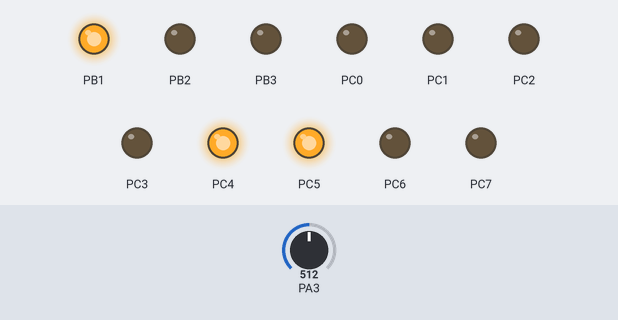
The program below on a simulated ATmega32, built with avr-gcc and emulated at 1 MHz. Parts: output pins drawn as LEDs (lit = HIGH). The inputs (shaded band) are chosen by the test bench; at power-on: PA3 = 512.

Above: at 6.1 s.
9.2 s: PA3 set to 716
At 14.8 s:
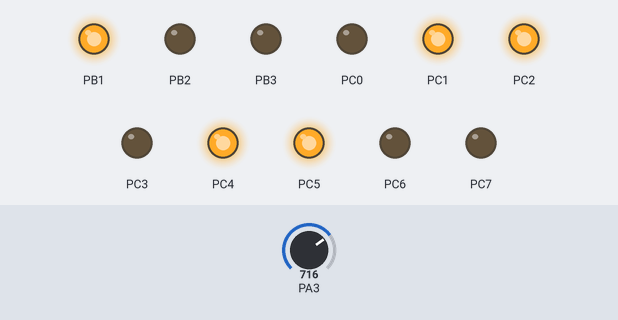
15.1 s: PA3 set to 900
At 18.7 s:
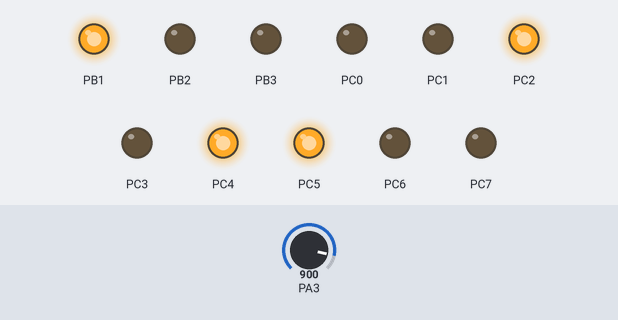
25.8 s: PA3 set to 1023
At 29.5 s:
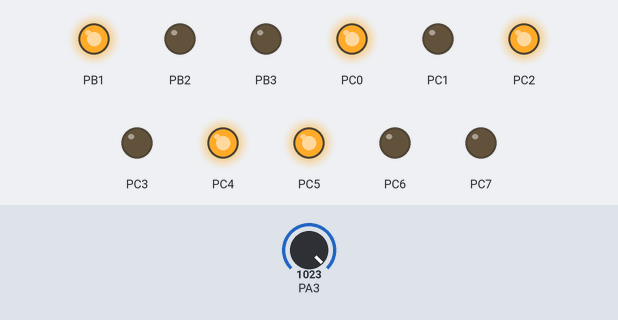
34.5 s: PA3 set to 6
At 37.0 s:
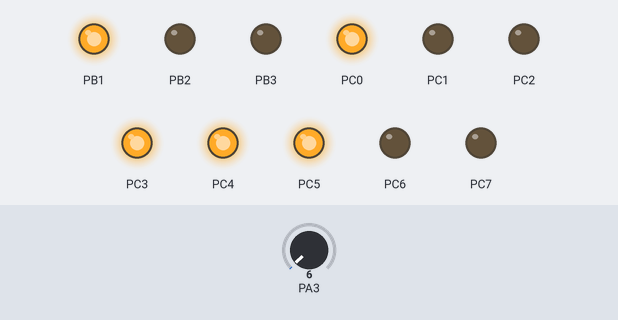
44.8 s: PA3 set to 0
50.7 s: PA3 set to 26
Timing chart, 0 to 57.6 s (numbered marks = the images above; inputs shaded):
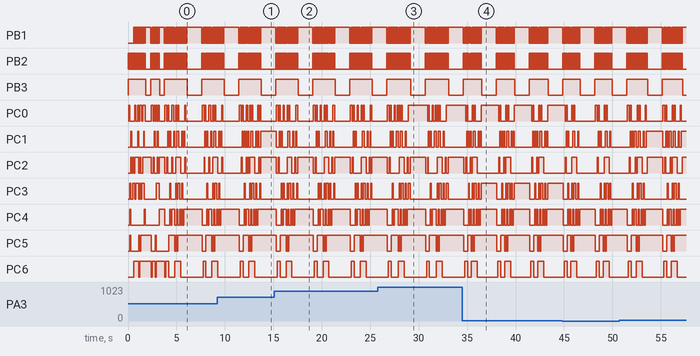

Measured:
- by itself, PB1: repeats every 3.8 s: 8 × (HIGH 0.05 s, LOW 0.05 s), HIGH 0.05 s, LOW 0.15 s, 11 × (HIGH 0.05 s, LOW 0.05 s), HIGH 1.6 s, LOW 0.15 s
- by itself, PB2: repeats every 3.8 s: HIGH 0.05 s, LOW 1.6 s, 22 × (HIGH 0.05 s, LOW 0.05 s)
- by itself, PB3: alternates HIGH for 2.3 s and LOW for 1.5 s
- by itself, PC2: repeats every 3.8 s: HIGH 0.10 s, LOW 0.81 s, HIGH 0.51 s, LOW 0.30 s, HIGH 0.10 s, LOW 0.20 s, HIGH 1.6 s, LOW 0.20 s
- by itself, PC5: repeats every 3.8 s: HIGH 0.61 s, LOW 0.10 s, HIGH 0.10 s, LOW 0.10 s, HIGH 2.5 s, LOW 0.40 s
- by itself, PC6: repeats every 3.8 s: LOW 0.61 s, HIGH 0.61 s, LOW 2.3 s, HIGH 0.30 s
- by itself, PC7: alternates HIGH for 0.10 s and LOW for 3.7 s
- by itself, PC1: repeats every 3.8 s: HIGH 0.10 s, LOW 0.10 s, HIGH 0.10 s, LOW 0.61 s, HIGH 0.20 s, LOW 0.30 s, HIGH 0.10 s, LOW 0.20 s, HIGH 0.10 s, LOW 2.0 s

The program:

main.c
```c
/*
 * Driver.c
 *
 * Created: 12/14/2023 4:15:58 PM
 * Author : mahmo
 */

#include "LCD.h"
#include "Keypad.h"
#include "EXTI.h"
#include "DIO.h"
#include "ADC.h"

int main(void)
{
	uint16_t data;
	uint32_t volt;
	Lcd_init();
	Send_string("HELLO Mahmoud");
	_delay_ms(500);
	LCD_clear_screen();
	ADC_INIT(AVCC,Division64);

	Send_string("ADC INIT");
	_delay_ms(500);
	LCD_clear_screen();

	while(1){
		//gotoXY(0,0);
		Send_string("ADC : ");
		data=ADC_READ(Ch3);
		LCD_WRITE_NUMBER(data);
		gotoXY(2,0);
		Send_string("mVolt : ");
		volt=(uint32_t)data*5000/1024;
		LCD_WRITE_NUMBER(volt);
		_delay_ms(1500);
		LCD_clear_screen();

	}

}
```

Keypad.c
```c
/*
 * Keypad.c
 *
 * Created: 12/6/2023 7:20:59 PM
 *  Author: mahmo
 */


#include "Keypad.h"

int Row []={R0,R1,R2,R3};
int Culom []={C0,C1,C2,C3};


void Keypad_Init (void){
	Keypad_control &= ~((1<<R0)|(1<<R1)|(1<<R2)|(1<<R3));
	Keypad_control |=((1<<C0)|(1<<C1)|(1<<C2)|(1<<C3));
	Keypad=0xFF;
}
unsigned char Keypad_Result (void){
	int i,j;
	for (i=0;i<4;i++)
	{
		Keypad |= ((1<<Culom[0]) | (1<<Culom[1]) | (1<<Culom[2]) | (1<<Culom[3]));
		Keypad &=~(1<<Culom[i]);
		for(j = 0; j < 4; j++){
			if (!(Keypad_Pin & (1 << Row[j])))
			{
				while(!(Keypad_Pin & (1 << Row[j])));
				switch(i){
					case (0):
					if (j == 0) return '7';
					else if (j == 1) return '4';
					else if (j == 2) return '1';
					else if (j == 3) return '?';
					break;
					case (1):
					if (j == 0) return '8';
					else if (j == 1) return '5';
					else if (j == 2) return '2';
					else if (j == 3) return '0';
					break;
					case (2):
					if (j == 0) return '9';
					else if (j == 1) return '6';
					else if (j == 2) return '3';
					else if (j == 3) return '=';
					break;
					case (3):
					if (j == 0) return '/';
					else if (j == 1) return '*';
					else if (j == 2) return '-';
					else if (j == 3) return '+';
					break;
				}
			}
		}
	}
	return 'A';

}
```

LCD.c
```c
/*
 * LCD.c
 *
 * Created: 12/6/2023 7:20:32 PM
 *  Author: mahmo
 */


#include "LCD.h"
/*void Kick (void){
	lcd_control |=(1<<E_switch);
	_delay_ms(50);
	lcd_control &= ~(1<<E_switch);

}*/
/*void Lcd_ispusy (void){
	//_delay_ms(20);
	Dir_lcd_port &=~(0xFF<<Shift);
	lcd_control |=(1<<RW_switch);
	lcd_control &= ~(1<<RS_switch);
	Kick();
	Dir_lcd_port=0xFF;
	lcd_control &= ~(1<<RW_switch);

}*/
void LCD_lcd_kick(){
	lcd_control |= (1 << E_switch);
	_delay_ms(50);
	lcd_control &= ~(1 << E_switch);
}

void LCD_check_lcd_isbusy(){
	Dir_lcd_port &= ~(0xFF<<Shift);
	lcd_control |= (1 << RW_switch);
	lcd_control &= ~(1 << RS_switch);
	LCD_lcd_kick();
	Dir_lcd_port |= (0xFF<<Shift);
	lcd_control &= ~(1 << RW_switch);

}


void Send_command (unsigned char command){

	LCD_check_lcd_isbusy();
	#ifdef EIGHT_BIT_MODE
	Dir_lcd_control |= ((1<<RW_switch)|(1<<RS_switch));
	lcd_control &= ~((1<<RW_switch)|(1<<RS_switch));
	lcd_port=command;
	_delay_ms(1);
	LCD_lcd_kick();
    #endif
	#ifdef FOUR_BIT_MODE
	LCD_check_lcd_isbusy();
	lcd_port = command;
	lcd_control &= ~((1 << RS_switch) | (1<<RW_switch));
	_delay_ms(1);
	LCD_lcd_kick();
	#endif
	#ifdef FOUR_BIT_MODE
	LCD_check_lcd_isbusy();
	lcd_port = (lcd_port & 0x0F) | (command & 0xF0);
	lcd_control &= ~ ((1<<RW_switch)|(1<<RS_switch));
	LCD_lcd_kick ();
	lcd_port = (lcd_port & 0x0F) | (command << 4);
	lcd_control &= ~ ((1<<RW_switch)|(1<<RS_switch));
	LCD_lcd_kick();
    #endif


}
void LCD_clear_screen(){
	Send_command(LCD_CLEAR_SCREEN);
}
void Lcd_init (){
	_delay_ms(20);
	//Lcd_ispusy();
	Dir_lcd_control |= ((1<<RW_switch)|(1<<RS_switch)|(1<<E_switch));
	lcd_control &= ~((1<<RW_switch)|(1<<RS_switch)|(1<<E_switch));
	Dir_lcd_port = 0xFF;
	_delay_ms(15);
	LCD_clear_screen();
	#ifdef EIGHT_BIT_MODE
	   Send_command(LCD_FUNCTION_8BIT_2LINES);
	#endif
	#ifdef FOUR_BIT_MODE
	Send_command(0x02);
	Send_command(LCD_FUNCTION_4BIT_2LINES);
    #endif
	Send_command(LCD_ENTRY_MODE);
	Send_command(LCD_BEGIN_AT_FIRST_ROW);
	Send_command(LCD_DISP_ON);


}
/*void LCD_INIT(){
	_delay_ms(20);
	Dir_lcd_control |= (1<<E_switch | 1<<RS_switch | 1<<RW_switch);
	lcd_control &= ~ (1<<E_switch | 1<<RS_switch | 1<<RW_switch);
	Dir_lcd_port = 0xFF;
	_delay_ms(15);
	LCD_clear_screen();
	#ifdef EIGHT_BIT_MODE
	Send_command(LCD_FUNCTION_8BIT_2LINES);
	#endif
	#ifdef FOUR_BIT_MODE
	#endif
	Send_command(LCD_ENTRY_MODE);
	Send_command(LCD_BEGIN_AT_FIRST_ROW);
	Send_command(LCD_DISP_ON_CURSOR_BLINK);
}*/


/*void Send_char (unsigned char data){

	#ifdef EIGHT_BIT_MODE
	Lcd_ispusy();
	Dir_lcd_control |= ((1<<RW_switch)|(1<<RS_switch));
	lcd_control &= ~(1<<RW_switch);
	lcd_control |=(1<<RS_switch);
	PORTA=data;
	_delay_ms(1);
	Kick();
	#endif
	#ifdef FOUR_BIT_MODE
	#endif
}*/
void LCD_WRITE_CHAR(unsigned char character){
	#ifdef EIGHT_BIT_MODE
	LCD_check_lcd_isbusy();
	lcd_port = character;
	lcd_control &= ~(1 << RW_switch);
	lcd_control |= (1 << RS_switch);
	_delay_ms(1);
	LCD_lcd_kick();
	#endif
	#ifdef FOUR_BIT_MODE
	//LCD_check_lcd_isbusy();
	lcd_port = (lcd_port & 0x0F) | (character & 0xF0);
	lcd_control |= 1<<RS_switch; //turn RS ON for Data mode.
	lcd_control &= ~ (1<<RW_switch);//turn RW off so you can write.
	LCD_lcd_kick();
	lcd_port = (lcd_port & 0x0F) | (character << 4);
	lcd_control |= 1<<RS_switch; //turn RS ON for Data mode.
	lcd_control &= ~ (1<<RW_switch);//turn RW off so you can write.
	LCD_lcd_kick ();
	#endif
}
void gotoXY (unsigned char line,unsigned char posetion){
	if(line==2){
		if (posetion < 16 && posetion >= 0)
		{
			Send_command(LCD_BEGIN_AT_SECOND_ROW+posetion);
		}

	}else if(line==1){
		if (posetion < 16 && posetion >= 0)
		{
			Send_command(LCD_BEGIN_AT_FIRST_ROW+posetion);
		}
	}
}
void Send_string (char* data){
	int count=0;
	while (*data>0)
	{

		LCD_WRITE_CHAR(*data++);
		count++;
		if (count==16)
		{
			gotoXY(2,0);
	     }else if (count==32)
	    {
		   LCD_clear_screen();
		   gotoXY(1,0);
		   count = 0;
	    }
	}
}
void LCD_WRITE_S_CHAR (unsigned char* data, uint8_t position){
	Send_command(0x40);
	uint8_t i;
	for(i=0;i<8;i++){
		LCD_WRITE_CHAR(data[i]);
	}
	gotoXY(1,position);
	LCD_WRITE_CHAR(0);
}
void LCD_WRITE_NUMBER (uint32_t data){
	char string_number[20];
	sprintf(string_number,"%d",data);
	Send_string(string_number);
}
```

Keypad.h
```c
/*
 * Keypad.h
 *
 * Created: 12/6/2023 7:19:56 PM
 *  Author: mahmo
 */


#ifndef KEYPAD_H_
#define KEYPAD_H_

#include "DIO.h"
#include <util/delay.h>

#define Keypad *PORTC
#define Keypad_control *DDRC
#define Keypad_Pin *PINC


#define R0 0
#define R1 1
#define R2 2
#define R3 3
#define C0 4
#define C1 5
#define C2 6
#define C3 7

void Keypad_Init (void);
unsigned char Keypad_Result (void);


#endif /* KEYPAD_H_ */
```

LCD.h
```c
/*
 * IncFile1.h
 *
 * Created: 12/6/2023 7:19:16 PM
 *  Author: mahmo
 */


#ifndef LCD_H_
#define LCD_H_

#include "DIO.h"
#include <util/delay.h>
#define F_CPU 1000000UL

//LCD PORT
#define lcd_port *PORTC
#define Dir_lcd_port *DDRC

//(RS_RW_Enabel) PORT
#define lcd_control *PORTB
#define Dir_lcd_control *DDRB

//
#define RS_switch 1
#define RW_switch 2
#define E_switch 3
#define Shift 0
#define EIGHT_BIT_MODE
//#define FOUR_BIT_MODE

#define LCD_FUNCTION_8BIT_2LINES   					(0x38)
#define LCD_FUNCTION_4BIT_2LINES   					(0x28)
#define LCD_MOVE_DISP_RIGHT       					(0x1C)
#define LCD_MOVE_DISP_LEFT   						(0x18)
#define LCD_MOVE_CURSOR_RIGHT   					(0x14)
#define LCD_MOVE_CURSOR_LEFT 	  					(0x10)
#define LCD_DISP_OFF   								(0x08)
#define LCD_DISP_ON_CURSOR   						(0x0E)
#define LCD_DISP_ON_CURSOR_BLINK   					(0x0F)
#define LCD_DISP_ON_BLINK   						(0x0D)
#define LCD_DISP_ON   								(0x0C)
#define LCD_ENTRY_DEC   							(0x04)
#define LCD_ENTRY_DEC_SHIFT   						(0x05)
#define LCD_ENTRY_INC_   							(0x06)
#define LCD_ENTRY_INC_SHIFT   						(0x07)
#define LCD_BEGIN_AT_FIRST_ROW						(0x80)
#define LCD_BEGIN_AT_SECOND_ROW						(0xC0)
#define LCD_CLEAR_SCREEN							(0x01)
#define LCD_ENTRY_MODE								(0x06)

//FUNCTION

void Lcd_init ();
void LCD_check_lcd_isbusy (void);
void LCD_lcd_kick (void);
void Send_command (unsigned char command);
void LCD_WRITE_CHAR (unsigned char data);
void LCD_WRITE_NUMBER (uint32_t data);
void LCD_WRITE_S_CHAR (unsigned char* data,uint8_t position);
void Send_string (char* data);
void gotoXY (unsigned char line,unsigned char posetion);
void LCD_clear_screen();


#endif /* LCD_H_ */
```

ADC.c
```c
/*
 * ADC.c
 *
 * Created: 2/6/2024 1:11:43 PM
 *  Author: mahmo
 */
#include "ADC.h"
void ADC_INIT (Type_volt Volt,Prescaler prescaler){
	switch (Volt)
	{
	case AREF:
	    *ADMUX |=(0b00<<6);
		break;
	case AVCC:
	    *ADMUX |=(0b01<<6);
	    break;
	case AV256:
	     *ADMUX |=(0b11<<6);
	     break;
	}
	//Prescaler
	/*  Bits 2:0   ADPS2:0: ADC Prescaler Select Bits
	These bits determine the division factor between the XTAL frequency and the input clock to the
	ADC.*/

	*ADCSRA&=0xf8;
	*ADCSRA|=prescaler;
	/*
	  Bit 7   ADEN: ADC Enable
	Writing this bit to one enables the ADC. By writing it to zero, the ADC is turned off. Turning the
	ADC off while a conversion is in progress, will terminate this conversion.
	*/
	*ADCSRA|=(1<<7);


}
uint16_t ADC_READ(ADC_Chanal ch){

	//Bits 4:0   MUX4:0: Analog Channel and Gain Selection Bits
	*ADMUX&=0xE0;
	*ADMUX|=ch;
	//Bit 6   ADSC: ADC Start Conversion
	*ADCSRA|=(1<<6);
	while((*ADCSRA>>6)&1);
	// ADC9:0: ADC Conversion Result
	uint16_t ADC_Data;
	ADC_Data&=~(0xff);
	ADC_Data|=(*ADCL);
	ADC_Data|=(*ADCH<<8);
	return ADC_Data;


}
```

DIO.c
```c
/*
 * DIO.c
 *
 * Created: 12/6/2023 7:21:17 PM
 *  Author: mahmo
 */


#include "DIO.h"
#include <stdint.h>


void DIR_PORT (uint8_t *DDRx,uint8_t state){
	if(OUTPUT==state){
		*DDRx|=(uint8_t)0xff;
	}else if(INPUT==state){
		*DDRx&=~(uint8_t)(0xff);

	}


}
void DIR_PIN (uint8_t *DDRx,uint8_t pin,uint8_t state){
	if(OUTPUT==state){
		*DDRx|=(1<<pin);
		}else if(INPUT==state){
		*DDRx&=~(1<<pin);

	}


}


uint8_t READ_PORT(uint8_t *PINx){
	return *PINx;

}
uint8_t READ_PIN (uint8_t *PINx,uint8_t pin){
	//uint8_t result = (*PINx &(1<<pin)>>pin);
	uint8_t result=((*PINx >> pin)&1);
	return result;

}

void Set_Port(uint8_t *PORTx){

	*PORTx=0xff;

}
void Set_PIN(uint8_t *PORTx,uint8_t pin){
	*PORTx|=(1<<pin);

}


void Toggel_PIN(uint8_t *PORTx,uint8_t pin){
	*PORTx^=(1<<pin);
}

void Reset_Port(uint8_t *PORTx){
	*PORTx&=~(uint8_t)(0xff);
}
void Reset_PIN(uint8_t *PORTx,uint8_t pin){
	 *PORTx&=~(uint8_t)(1<<pin);
}
```

EXTI.c
```c
/*
 * EXTI.c
 *
 * Created: 12/12/2023 7:59:06 PM
 *  Author: mahmo
 */

#include "EXTI.h"
/********************************************************************
                                 Variable
*********************************************************************/
EXTI_Typedef EXTI_config[3];

/********************************************************************
                                 Local Function
*********************************************************************/
uint8_t Get_index(EXTI_Typedef* EXTIx){
	uint8_t index;
	if(EXTIx->EXTI_Name==INT0){
		index=0;
		return (uint8_t)index;

	}else if(EXTIx->EXTI_Name==INT1){
		index=1;
	     return (uint8_t)index;

	}else if(EXTIx->EXTI_Name==INT2){
		index=2;
		 return (uint8_t)index;
	}else{
		index=0;
		return (uint8_t)index;
	}
}


/********************************************************************
                                 API
*********************************************************************/
void EXTI_INIT(EXTI_Typedef* EXTIx){
	uint8_t index;
	 index=Get_index( EXTIx);


	EXTI_config[index]=*EXTIx;

	//Enabel EXTI
	/*  Bit 7   I: Global Interrupt Enable
	The Global Interrupt Enable bit must be set for the interrupts to be enabled.
	The individual inter rupt enable control is then performed in separate control registers. If the Global Interrupt Enable
	Register is cleared, none of the interrupts are enabled independent of the individual interrupt
	enable settings. The I-bit is cleared by hardware after an interrupt has occurred, and is set by
	the RETI instruction to enable subsequent interrupts. The I-bit can also be set and cleared by
	the application with the SEI and CLI instructions, as described in the instruction set reference.
	*/
	*SREG|=(1<<7);


	if(EXTI_config[index].EXTI_Name==INT0){
	//  Bit 6   INT0: External Interrupt Request 0 Enable
	*GICR|=(1<<6);

		/*  Bit 1, 0   ISC01, ISC00: Interrupt Sense Control 0 Bit 1 and Bit 0
	(INT0 )
	ISC01 ISC00 Description
	0 0 The low level of INT0 generates an interrupt request.
	0 1 Any logical change on INT0 generates an interrupt request.
	1 0 The falling edge of INT0 generates an interrupt request.
	1 1 The rising edge of INT0 generates an interrupt request.
	*/
	//x=EXTI_config[index]->EXTI_Mode;

	if(EXTI_config[index].EXTI_Mode==logical){
			*MCUCR|=(0b01<<0);
	 }else if(EXTI_config[index].EXTI_Mode==low_level){
	 *MCUCR|=(0b00<<0);

	 }else if(EXTI_config[index].EXTI_Mode==falling){
		 *MCUCR|=(0b10<<0);

	 }else{
		 *MCUCR|=(0b11<<0);

	 }


	}else if(EXTI_config[index].EXTI_Name==INT1){

	//  Bit 7   INT1: External Interrupt Request 1 Enable
	*GICR|=(1<<7);

	//  Bit 3, 2   ISC11, ISC10: Interrupt Sense Control 1 Bit 1 and Bit 0
	/*( INT1)
	ISC11 ISC10 Description
	0 0 The low level of INT1 generates an interrupt request.
	0 1 Any logical change on INT1 generates an interrupt request.
	1 0 The falling edge of INT1 generates an interrupt request.
	1 1 The rising edge of INT1 generates an interrupt request.
	*/
	if(EXTI_config[index].EXTI_Mode==logical){
		*MCUCR|=(0b01<<2);


	}else if(EXTI_config[index].EXTI_Mode==low_level){
		*MCUCR|=(0b00<<2);

		}else if(EXTI_config[index].EXTI_Mode==falling){
		*MCUCR|=(0b10<<2);

		}else{
		*MCUCR|=(0b11<<2);

	}


	}else {

		//  Bit 5   INT2: External Interrupt Request 2 Enable
		*GICR|=(1<<5);
			/* Bit 6   ISC2: Interrupt Sense Control 2
	( INT2 )
	The Asynchronous External Interrupt 2 is activated by the external pin INT2 if the SREG I-bit and
	the corresponding interrupt mask in GICR are set. If ISC2 is written to zero, a falling edge on
	INT2 activates the interrupt. If ISC2 is written to one, a rising edge on INT2 activates the inter rupt. Edges on INT2 are registered asynchronously. Pulses on INT2 wider than the minimum
	pulse width given in
	*/

	  if(EXTI_config[index].EXTI_Mode==falling){
			*MCUCSR &=~(1<<6);

		}else{
			*MCUCSR |=(1<<6);

		}
	}


}


/*void ISR(INT0_vect){

	EXTI_config[index].EXTI_Function();

}*/
void  __vector_1 (void) __attribute__((signal));
void __vector_1 (void){
	EXTI_config[(uint8_t)0].EXTI_Function();
}

void  __vector_2 (void) __attribute__((signal));
void __vector_2 (void){
	EXTI_config[(uint8_t)1].EXTI_Function();
}

void  __vector_3 (void) __attribute__((signal));
void __vector_3 (void){
	EXTI_config[(uint8_t)2].EXTI_Function();
}


/*void ISR(INT2_vect){

	EXTI_config[index].EXTI_Function();
}*/
```

ADC.h
```c
/*
 * ADC.h
 *
 * Created: 2/6/2024 1:11:18 PM
 *  Author: mahmo
 */


#ifndef ADC_H_
#define ADC_H_

#include "DIO.h"

typedef enum {
	AREF=0,
	AVCC,
	AV256

}Type_volt;

typedef enum {
	Division_2=0,
	Division2=1,
	Division4,
	Division8,
	Division16,
	Division32,
	Division64,
	Division128

}Prescaler;

typedef enum {
	Ch0=0,
	Ch1,
	Ch2,
	Ch3,
	Ch4,
	Ch5,
	Ch6,
	Ch7
}ADC_Chanal;


void ADC_INIT (Type_volt Volt,Prescaler prescaler);
uint16_t ADC_READ(ADC_Chanal ch);


#endif /* ADC_H_ */
```

DIO.h
```c
/*
 * DIO.h
 *
 * Created: 12/6/2023 7:20:08 PM
 *  Author: mahmo
 */


#ifndef DIO_H_
#define DIO_H_


#include <stdint.h>
//PORTA
#define PORTA    ((volatile unsigned char *)0x3B)
#define DDRA     ((volatile unsigned char *)0x3A)
#define PINA     ((volatile unsigned char *)0x39)


//PORTB
#define PORTB    ((volatile unsigned char *)0x38)
#define DDRB     ((volatile unsigned char *)0x37)
#define PINB     ((volatile unsigned char *)0x36)


//PORTC
#define PORTC    ((volatile unsigned char *)0x35)
#define DDRC     ((volatile unsigned char *)0x34)
#define PINC     ((volatile unsigned char *)0x33)


//PORTD
#define PORTD    ((volatile unsigned char *)0x32)
#define DDRD     ((volatile unsigned char *)0x31)
#define PIND     ((volatile unsigned char *)0x30)


//UART
#define UDR       ((volatile unsigned char *)0x2C)
#define UCSRA     ((volatile unsigned char *)0x2B)
#define UCSRB     ((volatile unsigned char *)0x2A)
#define UCSRC     ((volatile unsigned char *)0x40)
#define UBRRL     ((volatile unsigned char *)0x29)


//EXTI
#define SREG       ((volatile unsigned char *)0x5F)
#define MCUCR      ((volatile unsigned char *)0x55)
#define MCUCSR     ((volatile unsigned char *)0x54)
#define GICR       ((volatile unsigned char *)0x5B)
#define GIFR       ((volatile unsigned char *)0x5A)


//ADC
#define ADMUX        ((volatile unsigned char *)0x27)
#define ADCSRA       ((volatile unsigned char *)0x26)
#define ADCL         ((volatile unsigned char *)0x24)
#define ADCH         ((volatile unsigned char *)0x25)
#define SFIOR        ((volatile unsigned char *)0x50)

/*typedef struct{
     unsigned char PORTx;
	 unsigned char DDRx;
	 unsigned char PINx;

}type_port;*/

//value
#define SET   1
#define RESET 0

//states
#define INPUT  0
#define OUTPUT 1

//PIN
#define  PIN0          0
#define  PIN1          1
#define  PIN2          2
#define  PIN3          3
#define  PIN4          4
#define  PIN5          5
#define  PIN6          6
#define  PIN7          7


//--------------------------------------------------------
//==========================================================
//-------------------------API------------------------------
//===========================================================

//void PORT_init(type_port * p_post_t);
void DIR_PORT (uint8_t *DDRx,uint8_t state);
void DIR_PIN (uint8_t *DDRx,uint8_t pin,uint8_t state);


uint8_t READ_PORT(uint8_t *PINx);
uint8_t READ_PIN (uint8_t *PINx,uint8_t pin);

void Set_Port(uint8_t *PORTx);
void Set_PIN(uint8_t *PORTx,uint8_t pin);

void Toggel_PIN(uint8_t *PORTx,uint8_t pin);

void Reset_Port(uint8_t *PORTx);
void Reset_PIN(uint8_t *PORTx,uint8_t pin);


#endif /* DIO_H_ */
```

EXTI.h
```c
/*
 * EXTI.h
 *
 * Created: 12/12/2023 7:58:53 PM
 *  Author: mahmo
 */


#ifndef EXTI_H_
#define EXTI_H_

#include "DIO.h"

typedef enum  {
	INT0,
	INT1,
	INT2


}INT_Name;

typedef enum  {
	low_level,
	logical,
	falling,
	rising


}INT_Mode;

typedef struct
{
	INT_Name EXTI_Name; //this refer to number or name EXTI
	                      //@ref EXTI_Name

	INT_Mode EXTI_Mode ;  //this refer to  EXTI MODE
	                     //@ref EXTI_Mode

    void (* EXTI_Function)();//this refer to  EXTI_Function

}EXTI_Typedef;

//@ref EXTI_Name
/*
INT0
INT1
INT2
*/

//@ref EXTI_Mode
/*
low_level
 logical
  falling
  rising
 */


void EXTI_INIT(EXTI_Typedef* EXTIx);


#endif /* EXTI_H_ */
```
